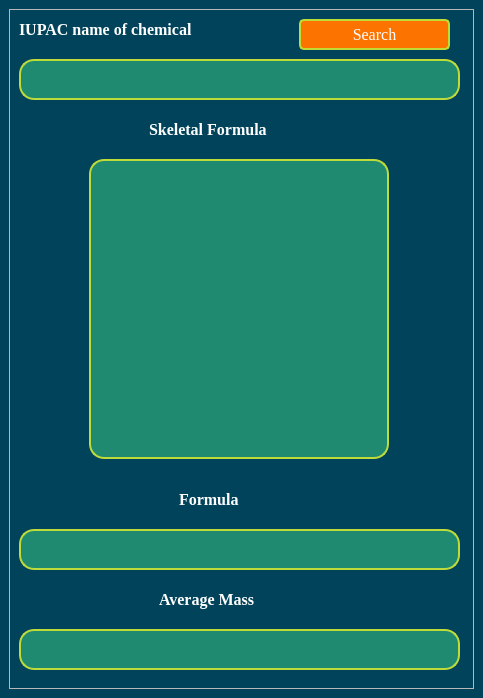
<?xml version="1.0" encoding="UTF-8"?>
<ui version="4.0">
 <class>MainWindow</class>
 <widget class="QMainWindow" name="MainWindow">
  <property name="geometry">
   <rect>
    <x>0</x>
    <y>0</y>
    <width>483</width>
    <height>698</height>
   </rect>
  </property>
  <property name="windowTitle">
   <string>ChemDrawer</string>
  </property>
  <property name="styleSheet">
   <string notr="true">#centralwidget{
	background-color: #01435B;
}
</string>
  </property>
  <widget class="QWidget" name="centralwidget">
   <property name="styleSheet">
    <string notr="true">color: #FFFFFF;</string>
   </property>
   <layout class="QVBoxLayout" name="verticalLayout">
    <item>
     <widget class="QFrame" name="frame">
      <property name="sizePolicy">
       <sizepolicy hsizetype="Preferred" vsizetype="Preferred">
        <horstretch>0</horstretch>
        <verstretch>0</verstretch>
       </sizepolicy>
      </property>
      <property name="styleSheet">
       <string notr="true"/>
      </property>
      <property name="frameShape">
       <enum>QFrame::StyledPanel</enum>
      </property>
      <property name="frameShadow">
       <enum>QFrame::Raised</enum>
      </property>
      <widget class="QLineEdit" name="lineEdit">
       <property name="geometry">
        <rect>
         <x>10</x>
         <y>50</y>
         <width>441</width>
         <height>41</height>
        </rect>
       </property>
       <property name="font">
        <font>
         <family>Georgia</family>
         <pointsize>14</pointsize>
        </font>
       </property>
       <property name="autoFillBackground">
        <bool>false</bool>
       </property>
       <property name="styleSheet">
        <string notr="true">border-radius: 15px;
background-color: #208A71;
border: 2px solid #BFDB39;</string>
       </property>
       <property name="text">
        <string/>
       </property>
       <property name="dragEnabled">
        <bool>false</bool>
       </property>
      </widget>
      <widget class="QLabel" name="Ilabel">
       <property name="geometry">
        <rect>
         <x>10</x>
         <y>0</y>
         <width>431</width>
         <height>41</height>
        </rect>
       </property>
       <property name="sizePolicy">
        <sizepolicy hsizetype="Preferred" vsizetype="Preferred">
         <horstretch>0</horstretch>
         <verstretch>0</verstretch>
        </sizepolicy>
       </property>
       <property name="font">
        <font>
         <family>Georgia</family>
         <pointsize>12</pointsize>
         <weight>75</weight>
         <bold>true</bold>
        </font>
       </property>
       <property name="styleSheet">
        <string notr="true"/>
       </property>
       <property name="text">
        <string>IUPAC name of chemical</string>
       </property>
      </widget>
      <widget class="QLabel" name="SkeletalImage">
       <property name="geometry">
        <rect>
         <x>80</x>
         <y>150</y>
         <width>300</width>
         <height>300</height>
        </rect>
       </property>
       <property name="styleSheet">
        <string notr="true">border-radius: 15px;
background-color: #208A71;
border: 2px solid #BFDB39;</string>
       </property>
       <property name="text">
        <string/>
       </property>
      </widget>
      <widget class="QLabel" name="Slabel">
       <property name="geometry">
        <rect>
         <x>140</x>
         <y>100</y>
         <width>211</width>
         <height>41</height>
        </rect>
       </property>
       <property name="sizePolicy">
        <sizepolicy hsizetype="Preferred" vsizetype="Preferred">
         <horstretch>0</horstretch>
         <verstretch>0</verstretch>
        </sizepolicy>
       </property>
       <property name="font">
        <font>
         <family>Georgia</family>
         <pointsize>12</pointsize>
         <weight>75</weight>
         <bold>true</bold>
        </font>
       </property>
       <property name="styleSheet">
        <string notr="true"/>
       </property>
       <property name="text">
        <string>Skeletal Formula</string>
       </property>
      </widget>
      <widget class="QPushButton" name="SearchButton">
       <property name="geometry">
        <rect>
         <x>290</x>
         <y>10</y>
         <width>151</width>
         <height>31</height>
        </rect>
       </property>
       <property name="font">
        <font>
         <family>Georgia</family>
         <pointsize>12</pointsize>
        </font>
       </property>
       <property name="styleSheet">
        <string notr="true">background-color: #FC7300;
border-radius: 5px;
border: 2px solid #BFDB38;</string>
       </property>
       <property name="text">
        <string>Search</string>
       </property>
      </widget>
      <widget class="QLabel" name="Flabel">
       <property name="geometry">
        <rect>
         <x>170</x>
         <y>470</y>
         <width>211</width>
         <height>41</height>
        </rect>
       </property>
       <property name="sizePolicy">
        <sizepolicy hsizetype="Preferred" vsizetype="Preferred">
         <horstretch>0</horstretch>
         <verstretch>0</verstretch>
        </sizepolicy>
       </property>
       <property name="font">
        <font>
         <family>Georgia</family>
         <pointsize>12</pointsize>
         <weight>75</weight>
         <bold>true</bold>
        </font>
       </property>
       <property name="styleSheet">
        <string notr="true"/>
       </property>
       <property name="text">
        <string>Formula</string>
       </property>
      </widget>
      <widget class="QLabel" name="Formula">
       <property name="geometry">
        <rect>
         <x>10</x>
         <y>520</y>
         <width>441</width>
         <height>41</height>
        </rect>
       </property>
       <property name="styleSheet">
        <string notr="true">border-radius: 15px;
background-color: #208A71;
border: 2px solid #BFDB39;</string>
       </property>
       <property name="text">
        <string/>
       </property>
      </widget>
      <widget class="QLabel" name="Alabel">
       <property name="geometry">
        <rect>
         <x>150</x>
         <y>570</y>
         <width>211</width>
         <height>41</height>
        </rect>
       </property>
       <property name="sizePolicy">
        <sizepolicy hsizetype="Preferred" vsizetype="Preferred">
         <horstretch>0</horstretch>
         <verstretch>0</verstretch>
        </sizepolicy>
       </property>
       <property name="font">
        <font>
         <family>Georgia</family>
         <pointsize>12</pointsize>
         <weight>75</weight>
         <bold>true</bold>
        </font>
       </property>
       <property name="styleSheet">
        <string notr="true"/>
       </property>
       <property name="text">
        <string>Average Mass</string>
       </property>
      </widget>
      <widget class="QLabel" name="AverageMass">
       <property name="geometry">
        <rect>
         <x>10</x>
         <y>620</y>
         <width>441</width>
         <height>41</height>
        </rect>
       </property>
       <property name="styleSheet">
        <string notr="true">border-radius: 15px;
background-color: #208A71;
border: 2px solid #BFDB39;</string>
       </property>
       <property name="text">
        <string/>
       </property>
      </widget>
     </widget>
    </item>
   </layout>
  </widget>
 </widget>
 <resources/>
 <connections/>
</ui>
